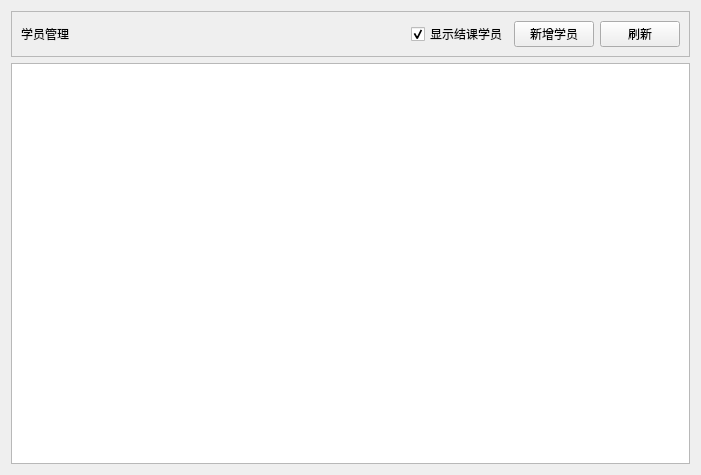
<?xml version="1.0" encoding="UTF-8"?>
<ui version="4.0">
 <class>stuInfo</class>
 <widget class="QWidget" name="stuInfo">
  <property name="geometry">
   <rect>
    <x>0</x>
    <y>0</y>
    <width>701</width>
    <height>475</height>
   </rect>
  </property>
  <property name="windowTitle">
   <string>Form</string>
  </property>
  <layout class="QVBoxLayout" name="verticalLayout">
   <item>
    <widget class="QFrame" name="frame">
     <property name="frameShape">
      <enum>QFrame::StyledPanel</enum>
     </property>
     <property name="frameShadow">
      <enum>QFrame::Raised</enum>
     </property>
     <layout class="QHBoxLayout" name="horizontalLayout">
      <item>
       <widget class="QLabel" name="label">
        <property name="text">
         <string>学员管理</string>
        </property>
       </widget>
      </item>
      <item>
       <spacer name="horizontalSpacer">
        <property name="orientation">
         <enum>Qt::Horizontal</enum>
        </property>
        <property name="sizeHint" stdset="0">
         <size>
          <width>40</width>
          <height>20</height>
         </size>
        </property>
       </spacer>
      </item>
      <item>
       <widget class="QCheckBox" name="checkBox">
        <property name="focusPolicy">
         <enum>Qt::StrongFocus</enum>
        </property>
        <property name="toolTipDuration">
         <number>1</number>
        </property>
        <property name="text">
         <string>显示结课学员</string>
        </property>
        <property name="checked">
         <bool>true</bool>
        </property>
        <property name="tristate">
         <bool>false</bool>
        </property>
       </widget>
      </item>
      <item>
       <widget class="QPushButton" name="pushButton_2">
        <property name="text">
         <string>新增学员</string>
        </property>
       </widget>
      </item>
      <item>
       <widget class="QPushButton" name="pushButton">
        <property name="text">
         <string>刷新</string>
        </property>
       </widget>
      </item>
     </layout>
    </widget>
   </item>
   <item>
    <widget class="QTableView" name="tableView"/>
   </item>
  </layout>
 </widget>
 <resources/>
 <connections/>
</ui>
